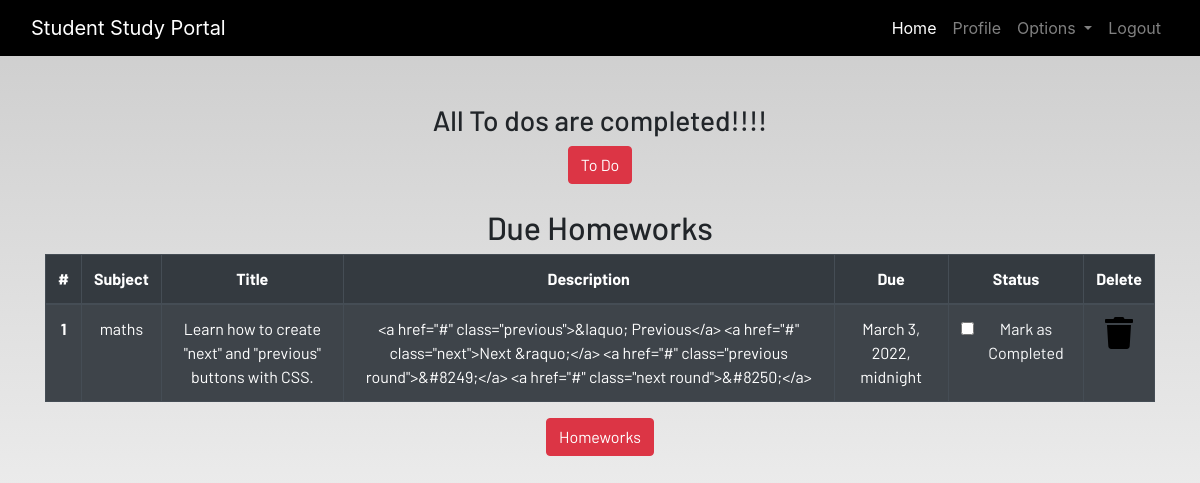
The app's page /profile/ (signed in) with its own data.
### studyportalapp/models.py (models this page shows, shortened)
class Homework(models.Model):
    user= models.ForeignKey(User,on_delete=models.CASCADE)
    subject= models.CharField(max_length=50)
    title= models.CharField(max_length=100)
    description=models.TextField()
    due=models.DateTimeField()
    is_finished=models.BooleanField(default=False)

### studyportalapp/views.py (the view)
# urls.py: path('profile/', stdy_views.profile, name='profile'),
@login_required
def profile(request):
    homeworks = Homework.objects.filter(is_finished=False,user=request.user)
    todos = Todo.objects.filter(is_finished=False,user=request.user)
    if len(homeworks) == 0:
        homework_done = True
    else:
        homework_done = False
    if len(todos) == 0:
        todos_done = True
    else:
        todos_done = False
    context={'homeworks' : homeworks,'todos' :todos,'homework_done':homework_done,'todos_done':todos_done}
    return render(request,'dashboard/profile.html',context)

### studyportalapp/templates/dashboard/profile.html
{% extends 'dashboard/base.html' %} {% load static %}
{% load static %}
{% load crispy_forms_tags%}
{% block content %}
<section class="text-center">
    <div class="container">
		{% if not todos_done %}
        <h2>Due ToDos</h2>
        <table class="table table-striped table-bordered table-hover table-dark">
            <thead>
                <tr>
                    <th scope="col">#</th>
                    <th scope="col">Title</th>
                    <th scope="col">Status</th>
                    <th scope="col">Delete</th>
                </tr>
            </thead>
            <tbody>
				{% for todo in todos %}
                <tr>
                    <th scope="row">{{forloop.counter}}</th>
                    <td>{{todo.title}}</td>
                    <td>
                        <a href="{% url 'update-todo' todo.id %}">
                            <div class="form-check">
								{% if todo.is_finished == True %}
                                <input class="form-check-input" type="checkbox" value="" checked >
                                {% else %}
                                <input class="form-check-input" type="checkbox" value="">
                                {% endif %}
                                <label class="form-check-label text-light" for="flexCheckDefault">
                                    Mark as Completed
                                </label>
                            </div>
                        </a>
                    </td>
                    <td><a href="{% url 'delete-todo' todo.id %}"><i class="fa fa-trash fa-2x"></i></a></td>
                </tr>
                {% endfor %}
            </tbody>
        </table>
        {% else %}
        <h3>All To dos are completed!!!!</h3>
        {% endif %}
        <a href="{% url 'todo' %}" class="btn btn-danger">To Do</a>
        <br><br>
        {% if not homework_done %}
        <h2>Due Homeworks</h2>
        <table class="table table-striped table-bordered table-hover table-dark">
            <thead>
                <tr>
                    <th scope="col">#</th>
                    <th scope="col">Subject</th>
                    <th scope="col">Title</th>
                    <th scope="col">Description</th>
                    <th scope="col">Due</th>
                    <th scope="col">Status</th>
                    <th scope="col">Delete</th>
                </tr>
            </thead>
            <tbody>
				{% for homework in homeworks %}
                <tr>
                    <th scope="row">{{forloop.counter}}</th>
                    <td>{{homework.subject}}</td>
                    <td>{{homework.title}}</td>
                    <td>{{homework.description}}</td>
                    <td>{{homework.due}}</td>
                    <td>
                        <a href="{% url 'update-homework' homework.id%}">
                            <div class="form-check">
								{% if homework.is_finished == True %}
                                <input class="form-check-input" type="checkbox" value="" checked >
                                {% else %}
                                <input class="form-check-input" type="checkbox" value=""  >
                                {% endif %}
                                <label class="form-check-label text-light" for="flexCheckDefault">
                                    Mark as Completed
                                </label>
                            </div>
                        </a>
                    </td>
                    <td><a href="{% url 'delete-homework' homework.id %}"><i class="fa fa-trash fa-2x"></i></a></td>
                </tr>
                {% endfor %}
            </tbody>
        </table>
        {% else %}
        <h3>All To homeworks are completed!!!!</h3>
        {% endif %}
        <a href="{% url 'homework' %}" class="btn btn-danger">Homeworks</a>
    </div>
</section>
{% endblock content %}

### static/css/main.css (style rules this page uses)
html { scroll-behavior: smooth; height: 100%; width: 100%; }
a { text-decoration: none !important; color: black; }
html, body { max-width: 100%; overflow-x: hidden; height: 100%; width: 100%; }
body { background: linear-gradient(rgba(0, 0, 0, 0.2), rgba(255, 255, 255, 0.5)); overflow-x: hidden; background-repeat: no-repeat; }
.fa { color: black; }

### records on screen
Homework: subject "maths", title "Learn how to create \"next\" and \"previous\" buttons with CSS.", description "<a href=\"#\" class=\"previous\">&laquo; Previous</a> <a href=\"#\" class=\"next\">Next &raquo;</a> <a href=\"#\" class=\"previous round\">&#8249;</a> <a href=\"#\" class=\"next round\">&#8250;</a>", due "March 3, 2022, midnight"
